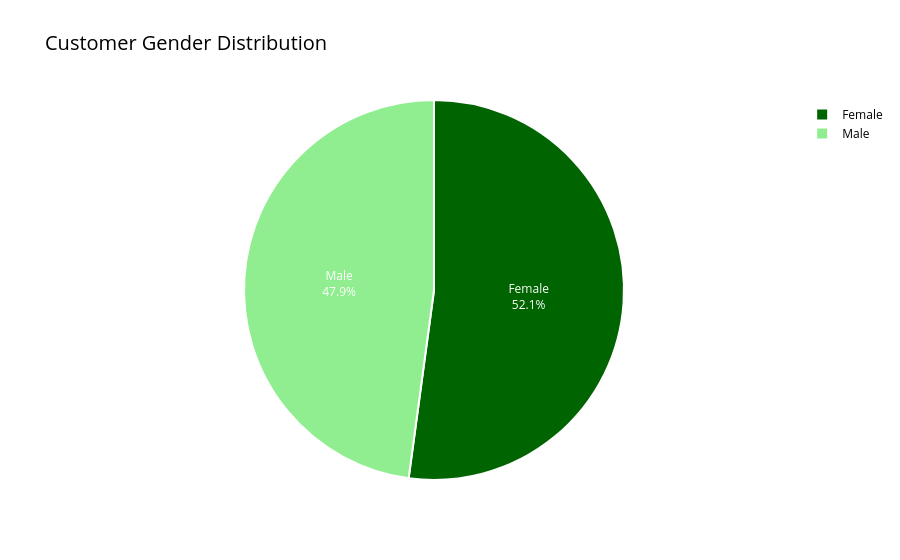

Notebook code for this chart:
### Markdown cell above
# Customer Gender Distribution

### Code cell
# Grouping data by Gender
gender_count = final_combined_dataset.groupby('Gender')['CustomerID'].nunique()

# Define specific colors for Female (dark green) and Male (light green)
colors = ['#006400', '#90EE90']  # Dark green for Female, Light green for Male

# Creating the Pie Chart with Plotly
fig = go.Figure(data=[go.Pie(
    labels=gender_count.index,
    values=gender_count,
    textinfo='percent+label',  # Include both percentage and label
    textfont=dict(color='white'),  # Set font color to white
    marker=dict(colors=colors, line=dict(color='white', width=2))  # Colors and white border
)])

# Adding a title
fig.update_layout(
    title='Customer Gender Distribution',
    title_font=dict(size=20, color='Black'),
    paper_bgcolor='white',  # Background color for the entire chart
    font=dict(color='black')  # Set font color for all text
)

# Display the Pie Chart
fig.show()

### Figure 1 — Plotly figure (JSON) as saved in the notebook; plotly's stock layout.template omitted (floating-point values rounded to 4 significant figures)
{"data": [{"labels": ["Female", "Male"], "marker": {"colors": ["#006400", "#90EE90"], "line": {"color": "white", "width": 2}}, "textfont": {"color": "white"}, "textinfo": "percent+label", "type": "pie", "values": [587, 539]}], "layout": {"autosize": true, "font": {"color": "black"}, "paper_bgcolor": "white", "title": {"font": {"color": "Black", "size": 20}, "text": "Customer Gender Distribution"}}}
